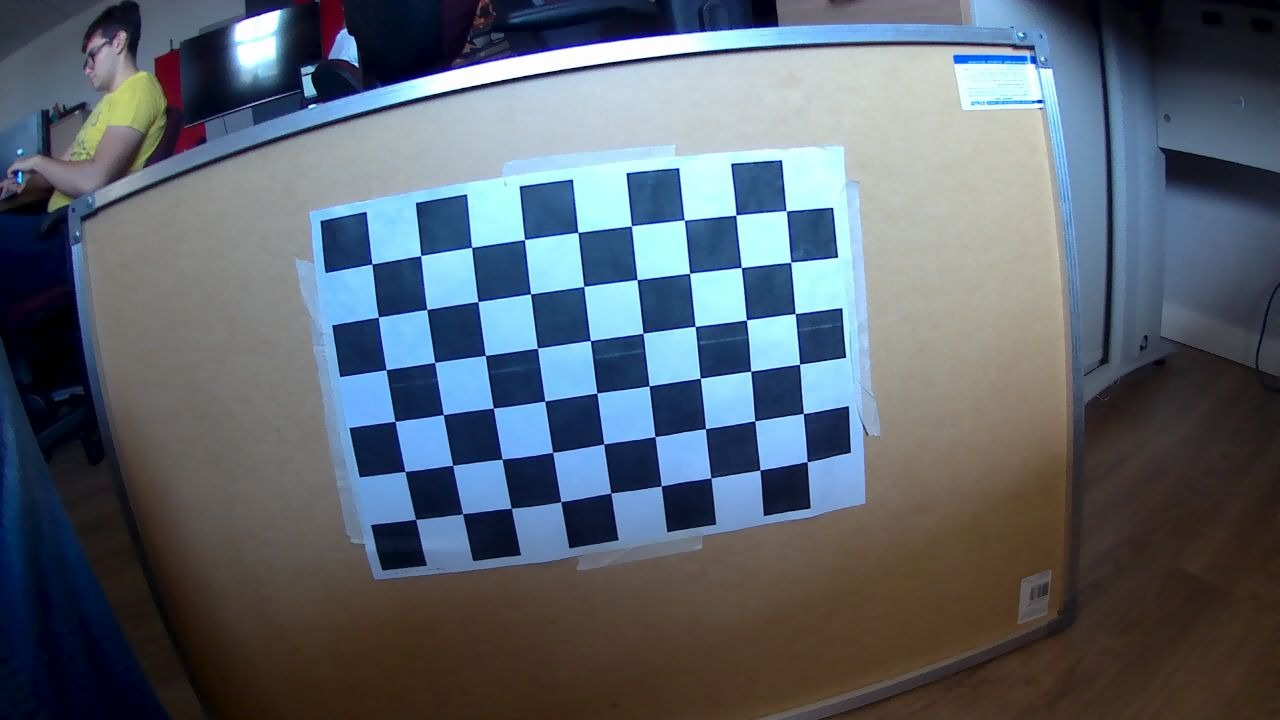
#> input picture course/code/data/calibration/frame0.jpg, 1280 x 720 px; its folder holds 6 pictures in this run
$ python 14_camera_calibration.py   (older library calls are emulated)
#> lines starting #> are read from the running program, lines starting #| are printed output that depends on the picture; after the words box and inside, x2 and y2 are one past the last pixel; in counts of white or black regions, pixels touching at a corner belong together
### course/code/cvutils.py
"""Small helpers shared by every lesson script.

Each lesson is a plain Python script:

    python 05_filtering.py            # opens the figures in a window
    python 05_filtering.py --save out # writes the figures to out/ instead

The helpers only deal with loading data and drawing figures, so the computer
vision code in the lessons stays readable.
"""
import argparse
from pathlib import Path

import cv2
import matplotlib
import numpy as np

DATA = Path(__file__).resolve().parent / "data"

_save_dir = None
_prefix = ""


def setup(lesson):
    """Parse the command line. Call once at the top of a lesson script."""
    global _save_dir, _prefix
    parser = argparse.ArgumentParser(description=f"Lesson {lesson}")
    parser.add_argument("--save", metavar="DIR", help="save figures to DIR instead of showing them")
    args = parser.parse_args()
    _prefix = lesson
    if args.save:
        matplotlib.use("Agg")
        _save_dir = Path(args.save)
        _save_dir.mkdir(parents=True, exist_ok=True)
    np.random.seed(0)


def path(name):
    """Absolute path of a file inside the data/ folder."""
    return DATA / name


# [6 lines left out: function imread, not called in this run]


def _draw(ax, img, title, cmap):
    if img.ndim == 3:
        # OpenCV stores colour images as BGR, Matplotlib expects RGB.
        ax.imshow(cv2.cvtColor(img, cv2.COLOR_BGR2RGB))
    elif img.dtype == np.uint8:
        # Never let Matplotlib stretch the contrast of a uint8 image.
        ax.imshow(img, cmap=cmap, vmin=0, vmax=255)
    elif img.dtype == bool:
        ax.imshow(img, cmap=cmap, vmin=0, vmax=1)
    else:
        ax.imshow(img, cmap=cmap)
    if title:
        ax.set_title(title, fontsize=10)
    ax.axis("off")


# --8<-- [start:show]
def show(name, images, titles=None, cols=None, size=3.4, cmap="gray"):
    """Draw a grid of images. Colour images are assumed to be BGR."""
    import matplotlib.pyplot as plt

    n = len(images)
    cols = cols or n
    rows = (n + cols - 1) // cols
    h, w = images[0].shape[:2]
    cell_h = size * min(max(h / w, 0.3), 1.6)       # follow the aspect ratio of the images
    fig, axes = plt.subplots(rows, cols, figsize=(size * cols, (cell_h + 0.35) * rows), squeeze=False)
    for i, ax in enumerate(axes.flat):
        if i < n:
            _draw(ax, images[i], titles[i] if titles else None, cmap)
        else:
            ax.axis("off")
    finish(name, fig)
# --8<-- [end:show]


def figure(cols=1, rows=1, size=(4.2, 3.2)):
    """Create a figure for custom plots (histograms, curves, 3-D...)."""
    import matplotlib.pyplot as plt

    return plt.subplots(rows, cols, figsize=(size[0] * cols, size[1] * rows), squeeze=False)


def finish(name, fig):
    """Save the figure (with --save) or show it."""
#> called with name = 'distortion-model'
    import matplotlib.pyplot as plt

    fig.tight_layout()
    if _save_dir is not None:
        out = _save_dir / f"{_prefix}-{name}.webp"
        fig.savefig(out, dpi=110, pil_kwargs={"quality": 82})
        print(f"saved {out}")
        plt.close(fig)
    else:
        plt.show()

### course/code/14_camera_calibration.py
"""Lesson 14 - The pinhole camera model and calibration with a chessboard."""
import glob

import cv2
import numpy as np

import cvutils as U

U.setup("14")


# --8<-- [start:pinhole]
def project_points(X, K, R, t, dist=(0, 0, 0, 0, 0)):
    """World points (N x 3) -> pixels (N x 2), with the Brown-Conrady distortion model."""
    k1, k2, p1, p2, k3 = dist
    Xc = X @ R.T + t                          # 1. world -> camera frame (extrinsics)
    x, y = Xc[:, 0] / Xc[:, 2], Xc[:, 1] / Xc[:, 2]   # 2. perspective division (normalised plane)
    r2 = x ** 2 + y ** 2                      # 3. lens distortion
    radial = 1 + k1 * r2 + k2 * r2 ** 2 + k3 * r2 ** 3
    xd = x * radial + 2 * p1 * x * y + p2 * (r2 + 2 * x ** 2)
    yd = y * radial + p1 * (r2 + 2 * y ** 2) + 2 * p2 * x * y
    u = K[0, 0] * xd + K[0, 1] * yd + K[0, 2]  # 4. intrinsics: metric -> pixels
    v = K[1, 1] * yd + K[1, 2]
    return np.stack([u, v], axis=1)
# --8<-- [end:pinhole]


K_demo = np.array([[800, 0, 640], [0, 800, 360], [0, 0, 1]], float)
dist_demo = np.array([-0.30, 0.10, 0, 0, 0])
rvec_demo, tvec_demo = np.array([0.1, -0.2, 0.05]), np.array([0.0, 0.0, 6.0])
R_demo, _ = cv2.Rodrigues(rvec_demo)
grid = np.array([[x, y, 0] for y in np.linspace(-3, 3, 13) for x in np.linspace(-4, 4, 17)], float)
ours = project_points(grid, K_demo, R_demo, tvec_demo, dist_demo)
cv_pts, _ = cv2.projectPoints(grid, rvec_demo, tvec_demo, K_demo, dist_demo)
print("projectPoints vs ours, max diff (px):", np.abs(ours - cv_pts.reshape(-1, 2)).max().round(6))

fig, axes = U.figure(1, 1, size=(5.0, 3.2))
ax = axes[0, 0]
ideal = project_points(grid, K_demo, R_demo, tvec_demo)
ax.scatter(*ideal.T, s=6, c="#94a3b8", label="pinhole (no distortion)")
ax.scatter(*ours.T, s=6, c="#dc2626", label="k1 = -0.30 (barrel)")
ax.set_xlim(0, 1280)
ax.set_ylim(720, 0)
ax.set_aspect("equal")
ax.legend(fontsize=8, loc="lower right")
ax.set_title("a flat grid seen through a distorting lens", fontsize=10)
U.finish("distortion-model", fig)

# --8<-- [start:corners]
PATTERN = (9, 6)            # inner corners per row and per column (not squares!)
SQUARE = 1.0                # square side; use real units (e.g. 0.025 m) to get metric extrinsics

objp = np.zeros((PATTERN[0] * PATTERN[1], 3), np.float32)
objp[:, :2] = np.mgrid[0:PATTERN[0], 0:PATTERN[1]].T.reshape(-1, 2) * SQUARE   # z = 0 plane

criteria = (cv2.TERM_CRITERIA_EPS + cv2.TERM_CRITERIA_MAX_ITER, 30, 0.001)
object_points, image_points, used = [], [], []
for fname in sorted(glob.glob(str(U.path("calibration/*.jpg")))):
    gray = cv2.cvtColor(cv2.imread(fname), cv2.COLOR_BGR2GRAY)
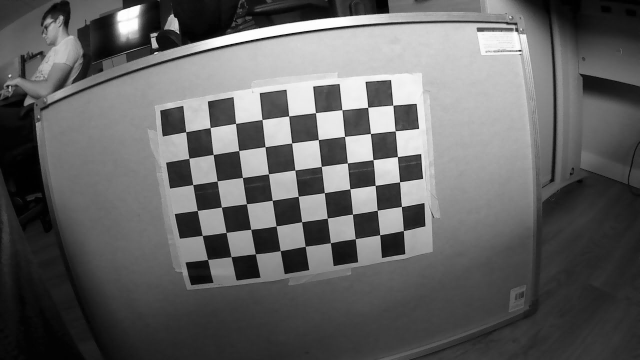
#> gray: shape (720, 1280) (shown at 1/2 size); min 0, max 255, mean 98.8
    found, corners = cv2.findChessboardCorners(gray, PATTERN)
#> found = True; corners = 54 rows, first 8: [371.9, 264], [420.8, 255.6], [471.7, 247.5], [524.6, 239.6], [578, 232.5], [631.3, 225.9], [684.4, 220.2], [735.8, 215.2]
    if not found:
        continue
    corners = cv2.cornerSubPix(gray, corners, (11, 11), (-1, -1), criteria)   # sub-pixel accuracy
#> corners = 54 rows, first 8: [371.9, 264], [420.6, 255.6], [471.6, 247.4], [524.5, 239.6], [577.8, 232.4], [631.3, 225.8], [684.3, 220.1], [735.9, 215.2]
    object_points.append(objp)
    image_points.append(corners)
    used.append(fname)
#> pass 2 of the loop `for fname in sorted(glob.glob(str(U.path("calibration/*.jpg")))):`:
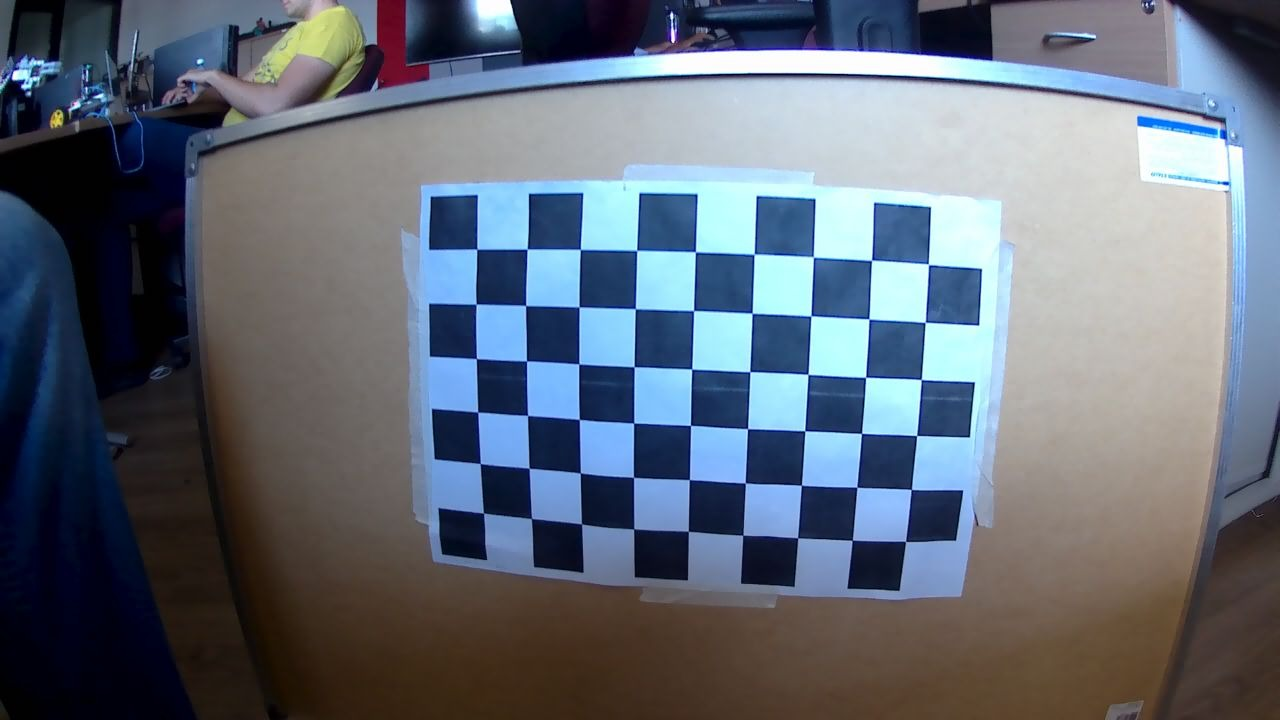
#> input picture course/code/data/calibration/frame1.jpg, 1280 x 720 px
#> `gray = cv2.cvtColor(cv2.imread(fname), cv2.COLOR_BGR2GRAY)`:
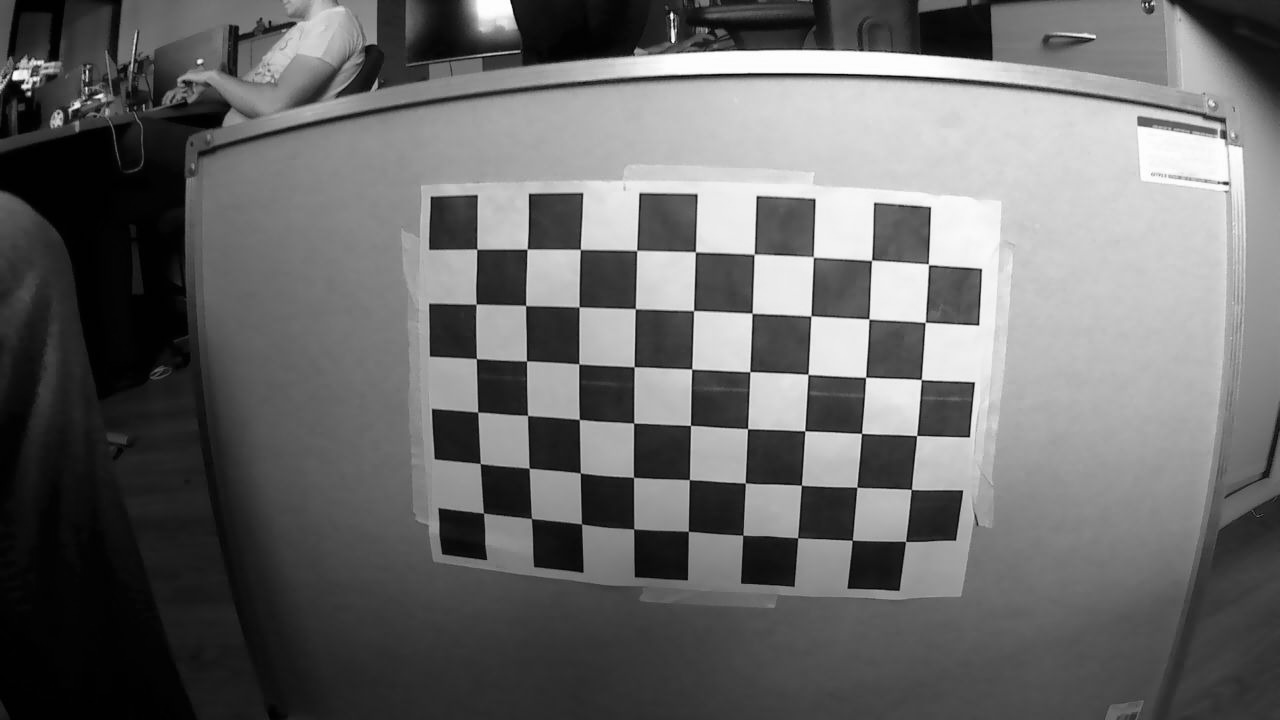
#> gray: shape (720, 1280); min 0, max 255, mean 105.3
#> `found, corners = cv2.findChessboardCorners(gray, PATTERN)`: corners = 54 rows, first 8: [476.9, 249.3], [527.1, 249.2], [580.4, 249.5], [636.7, 250.5], [695.4, 251.8], [754.1, 254.4], [813.5, 257.1], [871.6, 260.3]
#> `corners = cv2.cornerSubPix(gray, corners, (11, 11), (-1, -1), criteria)`: corners = 54 rows, first 8: [476.8, 249.1], [527.1, 249.1], [580.4, 249.4], [636.6, 250.4], [695.4, 251.8], [754.1, 254.3], [813.4, 256.9], [871.5, 260.3]
image_size = gray.shape[::-1]               # (width, height)
#> image_size = (1280, 720)
# --8<-- [end:corners]
print(f"chessboard found in {len(used)} images of size {image_size}")

# --8<-- [start:calibrate]
rms, K, dist, rvecs, tvecs = cv2.calibrateCamera(object_points, image_points, image_size, None, None)
print("RMS reprojection error: %.3f px" % rms)
print("K =\n", K.round(2))
print("dist (k1, k2, p1, p2, k3) =", dist.ravel().round(4))
# --8<-- [end:calibrate]

# --8<-- [start:per_view]
per_view = []
for objp_i, imgp_i, r, t in zip(object_points, image_points, rvecs, tvecs):
    projected, _ = cv2.projectPoints(objp_i, r, t, K, dist)
    per_view.append(np.sqrt(np.mean(np.sum((projected - imgp_i) ** 2, axis=2))))
# --8<-- [end:per_view]

fig, axes = U.figure(1, 1, size=(5.0, 2.6))
ax = axes[0, 0]
ax.bar(range(len(per_view)), per_view, color="#2563eb")
ax.axhline(rms, color="#dc2626", lw=1, ls="--", label=f"overall RMS {rms:.2f} px")
ax.set_xlabel("image")
ax.set_ylabel("RMS error (px)")
ax.legend(fontsize=8)
U.finish("per-view", fig)

# --8<-- [start:undistort]
img = cv2.imread(str(U.path("calibration/frame3.jpg")))
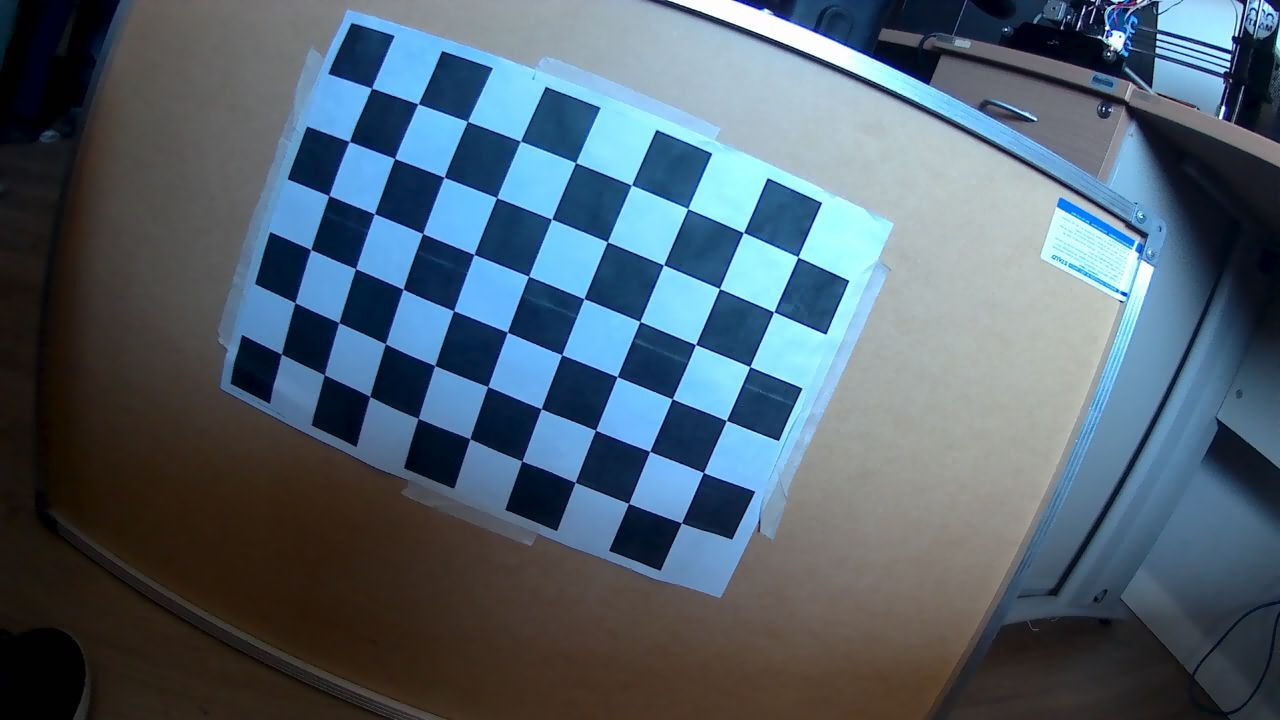
#> input picture course/code/data/calibration/frame3.jpg, 1280 x 720 px
#> img is the input picture: shape (720, 1280, 3); mean B, G, R 111.3, 98, 81.4
new_K, roi = cv2.getOptimalNewCameraMatrix(K, dist, image_size, alpha=0)   # alpha=0: crop black borders
undistorted = cv2.undistort(img, K, dist, None, new_K)

# for video, build the maps once and remap every frame (much faster)
map1, map2 = cv2.initUndistortRectifyMap(K, dist, None, new_K, image_size, cv2.CV_16SC2)
undistorted_fast = cv2.remap(img, map1, map2, cv2.INTER_LINEAR)
# --8<-- [end:undistort]

drawn = cv2.drawChessboardCorners(img.copy(), PATTERN, image_points[used.index(str(U.path("calibration/frame3.jpg")))], True)
U.show("undistort", [drawn, undistorted], ["detected corners", "undistorted (alpha = 0)"], size=4.6)

# --8<-- [start:pose]
view = used.index(str(U.path("calibration/frame4.jpg")))
_, rvec, tvec = cv2.solvePnP(objp, image_points[view], K, dist)    # board pose in this image
s = 3 * SQUARE
cube = np.float32([[0, 0, 0], [s, 0, 0], [s, s, 0], [0, s, 0],
                   [0, 0, -s], [s, 0, -s], [s, s, -s], [0, s, -s]])  # -z points towards the camera
pix, _ = cv2.projectPoints(cube, rvec, tvec, K, dist)
pix = pix.reshape(-1, 2).astype(int)
ar = cv2.imread(used[view])
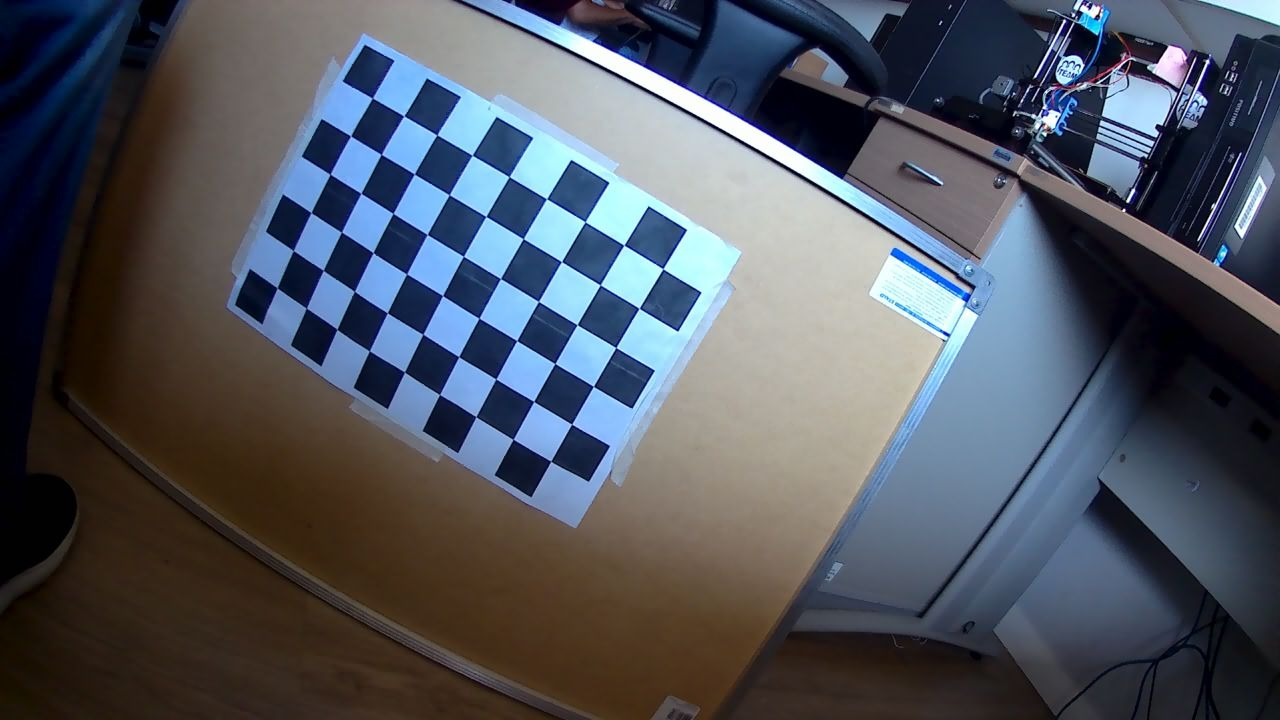
#> input picture course/code/data/calibration/frame4.jpg, 1280 x 720 px
#> ar is the input picture: shape (720, 1280, 3); mean B, G, R 94.3, 84.6, 79.9
cv2.drawContours(ar, [pix[:4]], -1, (0, 200, 0), -1)
#> ar: shape (720, 1280, 3); 1.66% of pixels changed, all inside (x1, y1, x2, y2) = (311, 98, 473, 274)
for i, j in zip(range(4), range(4, 8)):
    cv2.line(ar, tuple(pix[i]), tuple(pix[j]), (255, 0, 0), 3)
#> ar: shape (720, 1280, 3); mean B, G, R 91.8, 86.1, 78.7
cv2.drawContours(ar, [pix[4:]], -1, (0, 0, 255), 3)
cv2.drawFrameAxes(ar, K, dist, rvec, tvec, 2 * SQUARE, 3)
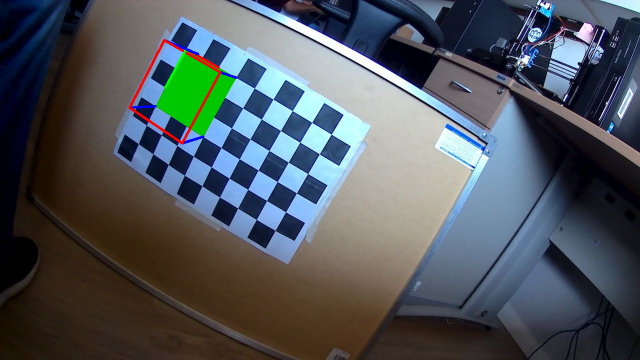
#> ar: shape (720, 1280, 3) (shown at 1/2 size); mean B, G, R 91.4, 85.6, 79.3
# --8<-- [end:pose]
U.show("pose", [ar], ["solvePnP + projectPoints: a virtual cube on the board"], size=6)

# --8<-- [start:save]
fs = cv2.FileStorage("camera_calibration.yaml", cv2.FILE_STORAGE_WRITE)
fs.write("camera_matrix", K)
fs.write("distortion_coefficients", dist)
fs.write("image_size", np.array(image_size))
fs.release()

fs = cv2.FileStorage("camera_calibration.yaml", cv2.FILE_STORAGE_READ)
K_loaded = fs.getNode("camera_matrix").mat()
fs.release()
# --8<-- [end:save]
assert np.allclose(K, K_loaded)

# --8<-- [start:synthetic]
# Bonus: a camera we *know*, so we can check that calibration recovers it.
rng = np.random.default_rng(1)
K_true = np.array([[900, 0, 640], [0, 900, 360], [0, 0, 1]], float)
dist_true = np.array([-0.25, 0.08, 0.0, 0.0, 0.0])
obj_s, img_s = [], []
for _ in range(15):
    rvec = rng.uniform(-0.5, 0.5, 3)
    tvec = np.array([rng.uniform(-3, -1), rng.uniform(-2, 0), rng.uniform(9, 14)])
    pts, _ = cv2.projectPoints(objp.astype(float), rvec, tvec, K_true, dist_true)
    pts += rng.normal(0, 0.2, pts.shape)                  # 0.2 px of detection noise
    obj_s.append(objp)
    img_s.append(pts.astype(np.float32))
rms_s, K_est, dist_est, _, _ = cv2.calibrateCamera(obj_s, img_s, (1280, 720), None, None)
# --8<-- [end:synthetic]
print("synthetic: fx true 900 -> %.1f, k1 true -0.25 -> %.3f, k2 true 0.08 -> %.3f (RMS %.2f px)"
      % (K_est[0, 0], dist_est.ravel()[0], dist_est.ravel()[1], rms_s))
